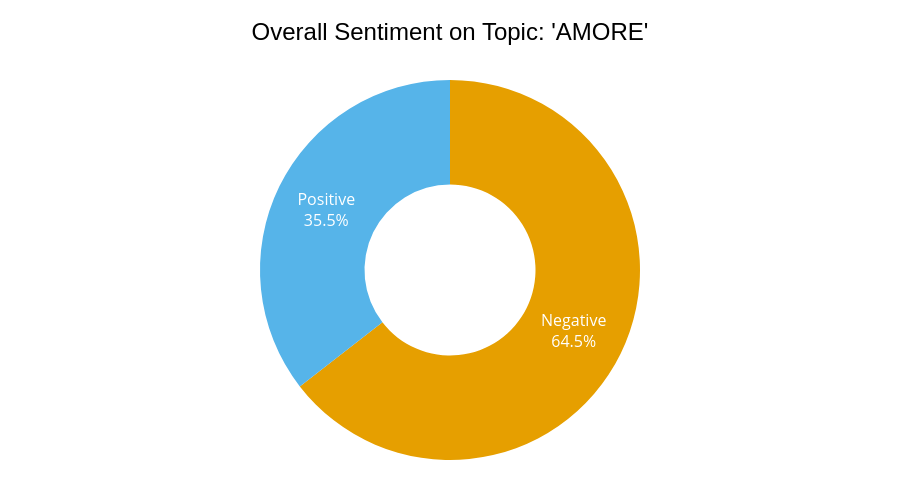

The notebook cell this image was saved under:
### Markdown cell above
### Sentiment Analysis Results: The Topic of "Love"

The donut chart reveals a striking insight into how Italian artists portray love in their lyrics:

*   **A Melancholic Majority:** A significant **64.5%** of the tracks categorized under the topic of "Love" exhibit a **Negative** sentiment. This suggests that the lyrics in the dataset predominantly focus on heartbreak, longing, unrequited love, or the painful aspects of relationships.
*   **The Joyful Minority:** Only **35.5%** of the songs are classified with a **Positive** sentiment, indicating that purely happy, celebratory, or fulfilled romantic narratives are actually the minority in this context.

**Analytical Conclusion:**
The data clearly demonstrates a strong artistic tendency to use music as an emotional outlet for the complex and often suffering side of love. Rather than celebrating romance, the artists in this dataset are nearly twice as likely to sing about its complications and sorrows. 
It is also important to note that, as discussed during the topic assignment phase, the classification of every track may not be perfectly accurate. This is largely due to the rich semantic nuances, idioms, and poetic complexities inherent in the Italian language.

### Code cell
import plotly.graph_objects as go

# Create a working copy from the target DataFrame
df_viz = df_target.copy()

# Standardize the sentiment labels (capitalize them for a cleaner look)
df_viz['Sentiment'] = df_viz['sentiment_label'].str.capitalize()

# Calculate the total counts for each sentiment
sentiment_counts = df_viz['Sentiment'].value_counts()

# Okabe-Ito Palette: Sky Blue for Positive, Orange for Negative
custom_palette = {'Positive': '#56B4E9', 'Negative': '#E69F00'}

# Map the colors strictly to the available labels to prevent mismatches
pie_colors = [custom_palette[label] for label in sentiment_counts.index]

fig = go.Figure(data=[
    go.Pie(
        labels=sentiment_counts.index,
        values=sentiment_counts.values,
        hole=0.45,                
        marker_colors=pie_colors,
        textinfo='label+percent', 
        textfont=dict(size=16, color='white'),
        hoverinfo='label+percent+value',
        showlegend=False  
    )
])

# --- 4. FINAL LAYOUT ADJUSTMENTS ---
fig.update_layout(
    title_text="Overall Sentiment on Topic: 'AMORE'",
    title_font=dict(size=24, color='black', family="Arial"),
    title_x=0.5,                
    template='plotly_white',
    height=500,                
    margin=dict(t=80, b=40, l=40, r=40)
)

fig.show()

### Figure 1 — Plotly figure (JSON) as saved in the notebook; plotly's stock layout.template omitted (floating-point values rounded to 4 significant figures)
{"data": [{"hole": 0.45, "hoverinfo": "label+percent+value", "labels": ["Negative", "Positive"], "marker": {"colors": ["#E69F00", "#56B4E9"]}, "showlegend": false, "textfont": {"color": "white", "size": 16}, "textinfo": "label+percent", "type": "pie", "values": [2061, 1134]}], "layout": {"height": 500, "margin": {"b": 40, "l": 40, "r": 40, "t": 80}, "title": {"font": {"color": "black", "family": "Arial", "size": 24}, "text": "Overall Sentiment on Topic: 'AMORE'", "x": 0.5}}}
